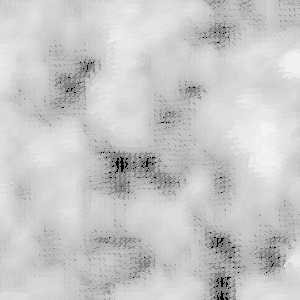
Frame 1 (no input)
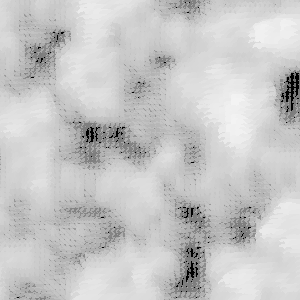
Frame 60 (the mouse pressed at the canvas centre just before this capture)
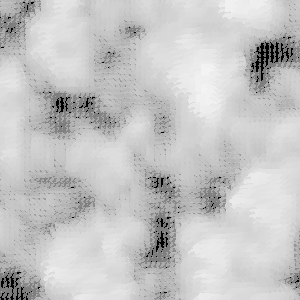
Frame 120 (the mouse held since frame 60 and released just before this capture)

The Processing sketch that drew these frames (run headless with seeded random() and noise(); from frame 60 on, the mouse is pressed at the canvas centre):

// Processing sketch: moving_perlin
// ── moving_perlin.pde
float xstart, xnoise, ystart, ynoise;
void setup() {
  size(300,300);
  smooth(0);
  background(0);
  frameRate(24);
  xstart = random(10);
  ystart = random(10);
}

void draw () {
  background(0);
  
  xstart += 0.01;
  ystart += 0.01;
  
  xnoise = xstart;
  ynoise = ystart;
  for (int y = 0; y <= height; y+=5) {
    ynoise += 0.1;
    xnoise = xstart;
    for (int x = 0; x <= width; x+=5) {
      xnoise += 0.1;
      drawPoint(x, y, noise(xnoise, ynoise));
    }
  }
}

void drawPoint(float x, float y, float noiseFactor) {
  pushMatrix();
  translate(x,y);
  rotate(noiseFactor * radians(540));
  noStroke();
  float edgeSize = noiseFactor * 35;
  float grey = 150 + (noiseFactor * 120);
  float alph = 150 + (noiseFactor * 120);
  fill(grey, alph);
  ellipse(0,0, edgeSize, edgeSize/2);
  popMatrix();
}
